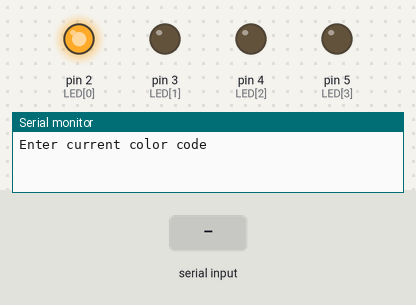
A sketch run on a simulated Arduino Uno, built with avr-gcc and run on an emulated ATmega328P. Shown: output pins drawn as LEDs (lit = HIGH), the last lines printed to the serial monitor. Inputs (shaded band) come from the test bench. Random numbers use the default seed unless the sketch sets one.

Above: at 1.2 s.
1.3 s: "Green" received over Serial
At 4.1 s:
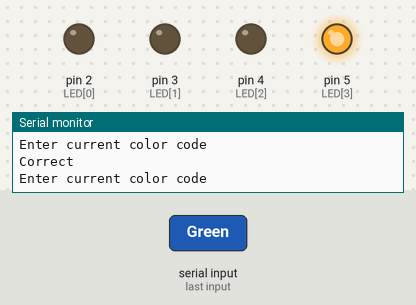
4.3 s: "Yellow" received over Serial
At 7.0 s:
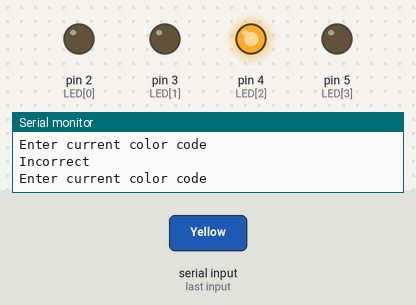
7.3 s: "Blue" received over Serial
At 8.7 s:
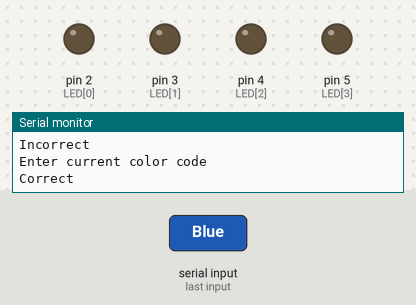
10.3 s: "Red" received over Serial
At 12.7 s:
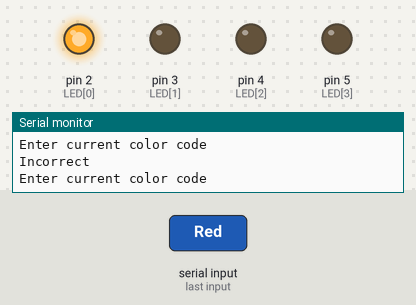
Timing chart, 0 to 14.2 s (numbered marks = the images above; inputs shaded):
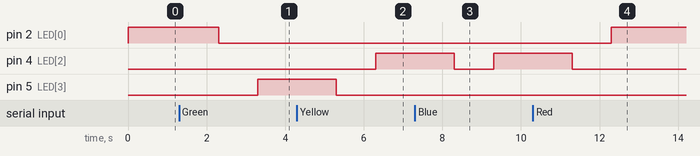

The sketch:

Simon.ino
```cpp
int LED[] = {2,3,4,5};
int i;
int j;
int randNum[10];
int userinput;
String userstring;

void setup() {
  // put your setup code here, to run once:
  Serial.begin(9600);
 for(i=0; i<4;i++){
    pinMode(LED[i], OUTPUT);
    digitalWrite(i,LOW);
 }
 randomSeed(analogRead(0));
}

void loop() {
  // put your main code here, to run repeatedly:
//    for(j=0; j<10; j++)
      randNum[0]=(random(4));

      digitalWrite(LED[randNum[0]],HIGH);

      Serial.println("Enter current color code");
      while(!Serial.available()){}
      userstring=  Serial.readString();

      if(userstring == "Green")
      userinput=0;
      else if(userstring == "Yellow")
      userinput=1;
      else if(userstring =="Blue")
      userinput=2;
      else if(userstring== "Red")
      userinput=3;


      if(userinput == randNum[0])
        Serial.println("Correct");
      else
       Serial.println("Incorrect");
      userinput = Serial.read();  //clear input stream
      for(i=0; i<4;i++)
      digitalWrite(LED[i],LOW);
       delay(1000);


//    digitalWrite(LED[randNum],HIGH);
//    for(i=0; i<4; i++){
//    if(i!=randNum)
//      digitalWrite(LED[i],LOW);
//    }
//    delay(500);
//    for(i=0;i<4;i++)
//    digitalWrite(LED[i],LOW);
//    delay(250);


}
```

Measured:
- after the input at 1.3 s, pin 2 (LED[0]): HIGH → LOW after 1.0 s; pin 5 (LED[3]): LOW → HIGH after 2.0 s
- after the input at 4.3 s, pin 4 (LED[2]): LOW → HIGH after 2.0 s; pin 5 (LED[3]): HIGH → LOW after 1.0 s
- after the input at 7.3 s, pin 4 (LED[2]): HIGH → LOW after 1.0 s, → HIGH 1.0 s later
- after the input at 10.3 s, pin 2 (LED[0]): LOW → HIGH after 2.0 s; pin 4 (LED[2]): HIGH → LOW after 1.0 s
